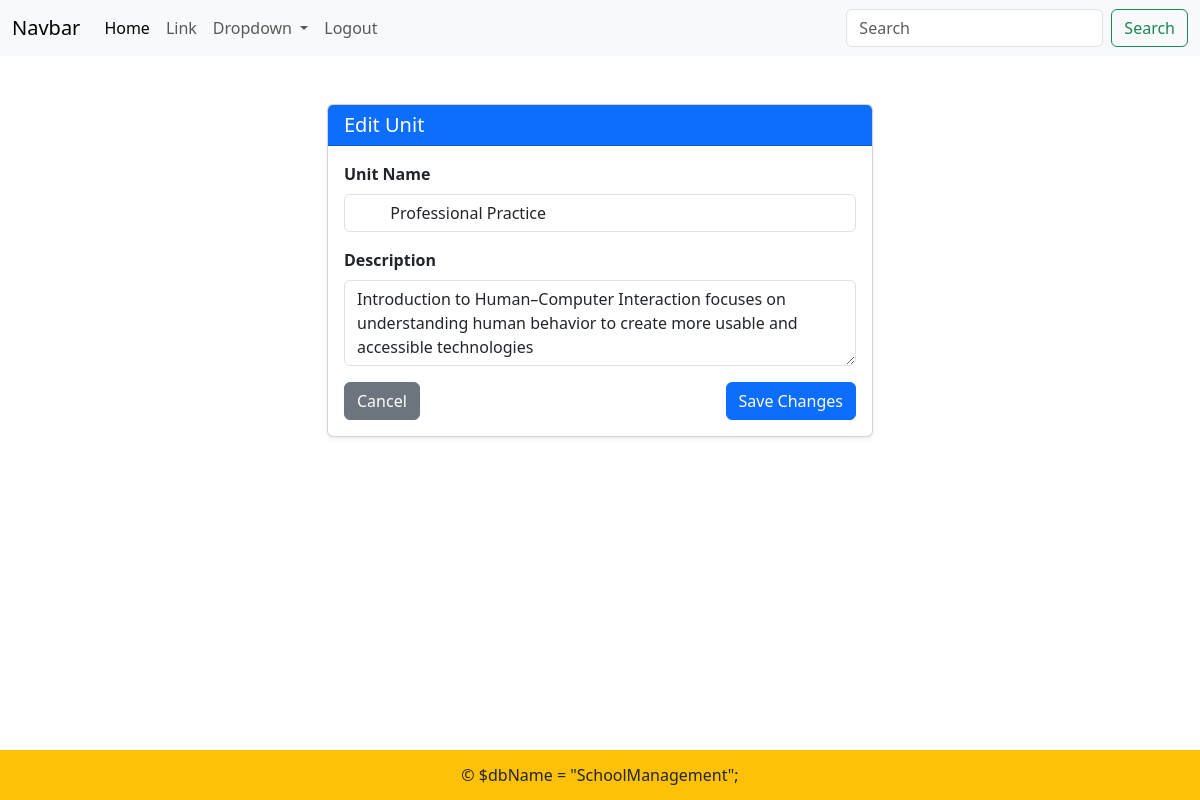
The app's page /edit-unit.php?id=29 (signed in) with its own data.
### tables this page shows
CREATE TABLE `units` (
  `unit_id` int NOT NULL,
  `unit_name` varchar(100) NOT NULL,
  `unit_description` text,
  `course_id` int DEFAULT NULL,
  `created_by` int DEFAULT NULL
);

### edit-unit.php (the view, shortened to what this page needs)
<?php
require_once "includes/header.php";
require_once "includes/dbh.php";
$unitId = (int) $_GET["id"];
$sql = "SELECT unit_name, unit_description FROM units WHERE unit_id = ?";
$stmt = mysqli_stmt_init($conn);
if (!mysqli_stmt_prepare($stmt, $sql)) {
    die("SQL error");
}
mysqli_stmt_bind_param($stmt, "i", $unitId);
mysqli_stmt_execute($stmt);
$result = mysqli_stmt_get_result($stmt);
$unit = mysqli_fetch_assoc($result);
?>
<div class="container mt-5 mb-5">
    <div class="row justify-content-center">
        <div class="col-md-6">
            <div class="card shadow-sm">
                <div class="card-header bg-primary text-white">
                    <h5 class="mb-0">Edit Unit</h5>
                </div>
                <div class="card-body">
                    <form action="includes/edit-unit-inc.php" method="post">
                        <div class="mb-3">
                            <label class="form-label fw-bold">Unit Name</label>
                            <input type="text"
                                   name="unit_name"
                                   class="form-control"
                                   value="<?php echo htmlspecialchars($unit['unit_name']); ?>"
                                   required>
                        </div>
                        <div class="mb-3">
                            <label class="form-label fw-bold">Description</label>
                            <textarea name="unit_description"
                                      class="form-control"
                                      rows="3"><?php echo htmlspecialchars($unit['unit_description']); ?></textarea>
                        </div>
                        <div class="d-flex justify-content-between">
                            <a href="admin-courses.php" class="btn btn-secondary">
                                Cancel
                            </a>
                            <button type="submit" class="btn btn-primary">
                                Save Changes
                            </button>
                        </div>
                    </form>
                </div>
            </div>
        </div>
    </div>
</div>
<?php include "includes/footer.php"; ?>

### records on screen
units: unit_name "Professional Practice", unit_description "Introduction to Human–Computer Interaction focuses on understanding human behavior to create more usable and accessible technologies"
